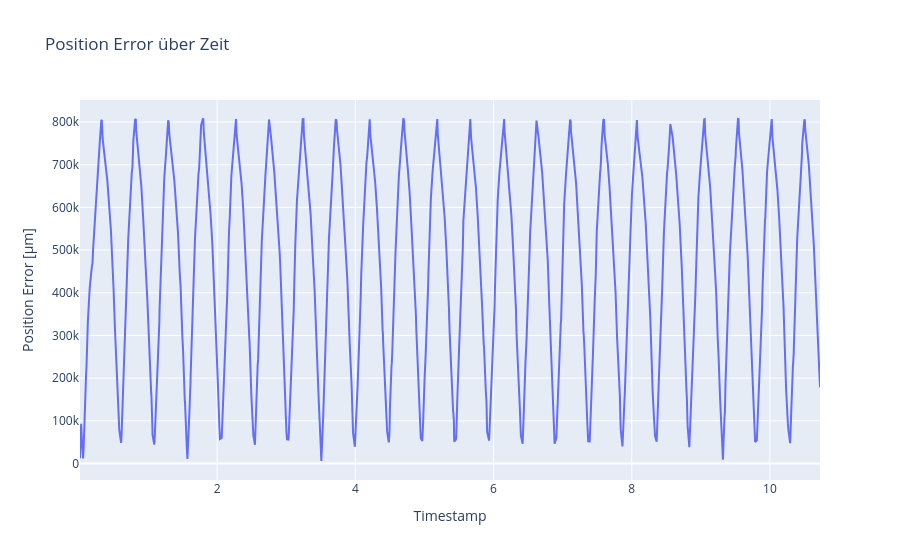

Source (notebook cell):
### Markdown cell above
Plot distance error

### Code cell
act_j, com_j, timestamps = get_arrays()
pos_err, rpy_act, rpy_com = get_errors(act_j, com_j)

# 1) DataFrame anlegen
df = pd.DataFrame({
    'timestamp': timestamps,
    'error_um': pos_err
})

# 2) Interaktiven Linienplot
fig = px.line(
    df,
    x='timestamp',
    y='error_um',
    title="Position Error über Zeit",
    labels={
        'timestamp': 'Timestamp',
        'error_um': 'Position Error [µm]'
    }
)

# 3) Achsen-Datumsformat nach Wunsch
fig.update_xaxes(
    tickformat="%H:%M:%S\n%d-%m-%Y",
    # rangeslider_visible=True     # kleiner Slider unten für grobes Zoomen
)

fig.show()

### Figure 1 — Plotly figure (JSON) as saved in the notebook; plotly's stock layout.template omitted (floating-point values rounded to 4 significant figures; data arrays with more than 128 entries replaced by an {"elided": "..."} marker saying what was removed)
{"data": [{"hovertemplate": "Timestamp=%{x}<br>Position Error [µm]=%{y}<extra></extra>", "legendgroup": "", "line": {"color": "#636efa", "dash": "solid"}, "marker": {"symbol": "circle"}, "mode": "lines", "name": "", "orientation": "v", "showlegend": false, "type": "scatter", "x": {"elided": "808 float values"}, "xaxis": "x", "y": {"elided": "808 float values"}, "yaxis": "y"}], "layout": {"legend": {"tracegroupgap": 0}, "title": {"text": "Position Error über Zeit"}, "xaxis": {"anchor": "y", "domain": [0, 1], "tickformat": "%H:%M:%S\n%d-%m-%Y", "title": {"text": "Timestamp"}}, "yaxis": {"anchor": "x", "domain": [0, 1], "title": {"text": "Position Error [µm]"}}}}
